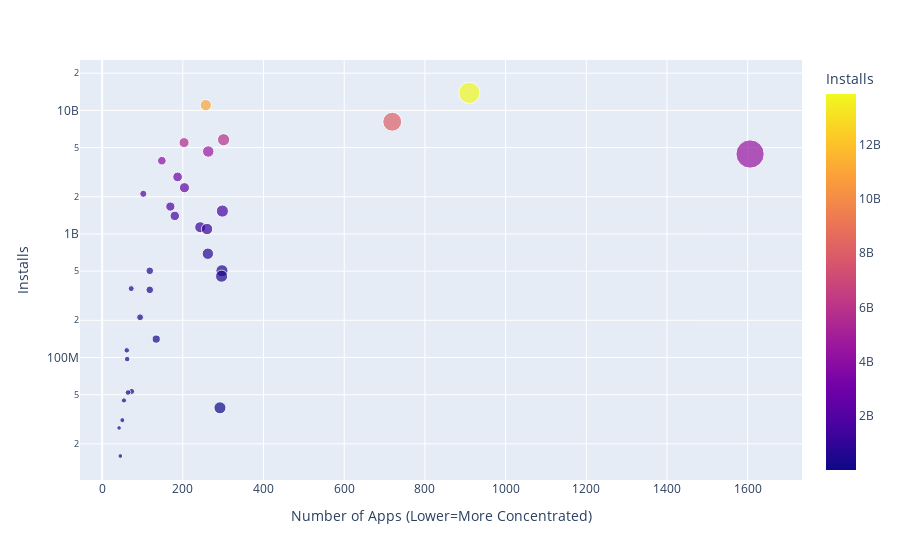

Notebook code cell kept with this figure:
### Markdown cell above
### Category Concentration - Downloads vs. Competition

**Challenge**: 
* First, create a DataFrame that has the number of apps in one column and the number of installs in another:

<img src=https://imgur.com/uQRSlXi.png width="350">

* Then use the [plotly express examples from the documentation](https://plotly.com/python/line-and-scatter/) alongside the [.scatter() API reference](https://plotly.com/python-api-reference/generated/plotly.express.scatter.html)to create scatter plot that looks like this. 

<img src=https://imgur.com/cHsqh6a.png>

*Hint*: Use the size, hover_name and color parameters in .scatter(). To scale the yaxis, call .update_layout() and specify that the yaxis should be on a log-scale like so: yaxis=dict(type='log')

### Code cell
category_app_installs = df_apps_clean.groupby('Category').agg({'Installs': pd.Series.sum, 'App': pd.Series.count})
category_app_installs = category_app_installs.sort_values('Installs', ascending=False)
category_app_installs

# Plotting Scatter plot
# Setting color as installs to show different color according to number of installs
# Setting size as app so as to see all the different number of apps
scatter = px.scatter(category_app_installs, x='App', y='Installs', color='Installs', size='App', hover_name=category_app_installs.index)
scatter.update_layout(xaxis_title="Number of Apps (Lower=More Concentrated)",
                      yaxis_title="Installs",
                      yaxis=dict(type='log'))

scatter.show()

### Figure 1 — Plotly figure (JSON) as saved in the notebook; plotly's stock layout.template omitted (floating-point values rounded to 4 significant figures)
{"data": [{"hovertemplate": "<b>%{hovertext}</b><br><br>App=%{marker.size}<br>Installs=%{marker.color}<extra></extra>", "hovertext": ["GAME", "COMMUNICATION", "TOOLS", "PRODUCTIVITY", "SOCIAL", "PHOTOGRAPHY", "FAMILY", "VIDEO_PLAYERS", "TRAVEL_AND_LOCAL", "NEWS_AND_MAGAZINES", "ENTERTAINMENT", "BOOKS_AND_REFERENCE", "PERSONALIZATION", "SHOPPING", "HEALTH_AND_FITNESS", "SPORTS", "BUSINESS", "LIFESTYLE", "MAPS_AND_NAVIGATION", "FINANCE", "WEATHER", "EDUCATION", "FOOD_AND_DRINK", "DATING", "ART_AND_DESIGN", "HOUSE_AND_HOME", "AUTO_AND_VEHICLES", "LIBRARIES_AND_DEMO", "COMICS", "MEDICAL", "PARENTING", "BEAUTY", "EVENTS"], "legendgroup": "", "marker": {"color": [13858762717, 11039241530, 8099724500, 5788070180, 5487841475, 4649143130, 4437554490, 3916897200, 2894859300, 2369110650, 2113660000, 1665791655, 1532352930, 1400331540, 1134006220, 1096431465, 692018120, 503611120, 503267560, 455249400, 361096500, 352852000, 211677750, 140912410, 114233100, 97082000, 53129800, 52083000, 44931100, 39162676, 31116110, 26916200, 15949410], "coloraxis": "coloraxis", "size": [910, 257, 719, 301, 203, 263, 1606, 148, 187, 204, 102, 169, 298, 180, 243, 260, 262, 297, 118, 296, 72, 118, 94, 134, 61, 62, 73, 64, 54, 292, 50, 42, 45], "sizemode": "area", "sizeref": 4.015, "symbol": "circle"}, "mode": "markers", "name": "", "orientation": "v", "showlegend": false, "type": "scatter", "x": [910, 257, 719, 301, 203, 263, 1606, 148, 187, 204, 102, 169, 298, 180, 243, 260, 262, 297, 118, 296, 72, 118, 94, 134, 61, 62, 73, 64, 54, 292, 50, 42, 45], "xaxis": "x", "y": [13858762717, 11039241530, 8099724500, 5788070180, 5487841475, 4649143130, 4437554490, 3916897200, 2894859300, 2369110650, 2113660000, 1665791655, 1532352930, 1400331540, 1134006220, 1096431465, 692018120, 503611120, 503267560, 455249400, 361096500, 352852000, 211677750, 140912410, 114233100, 97082000, 53129800, 52083000, 44931100, 39162676, 31116110, 26916200, 15949410], "yaxis": "y"}], "layout": {"coloraxis": {"colorbar": {"title": {"text": "Installs"}}, "colorscale": [[0, "#0d0887"], [0.1111, "#46039f"], [0.2222, "#7201a8"], [0.3333, "#9c179e"], [0.4444, "#bd3786"], [0.5556, "#d8576b"], [0.6667, "#ed7953"], [0.7778, "#fb9f3a"], [0.8889, "#fdca26"], [1, "#f0f921"]]}, "legend": {"itemsizing": "constant", "tracegroupgap": 0}, "margin": {"t": 60}, "xaxis": {"anchor": "y", "domain": [0, 1], "title": {"text": "Number of Apps (Lower=More Concentrated)"}}, "yaxis": {"anchor": "x", "domain": [0, 1], "title": {"text": "Installs"}, "type": "log"}}}
